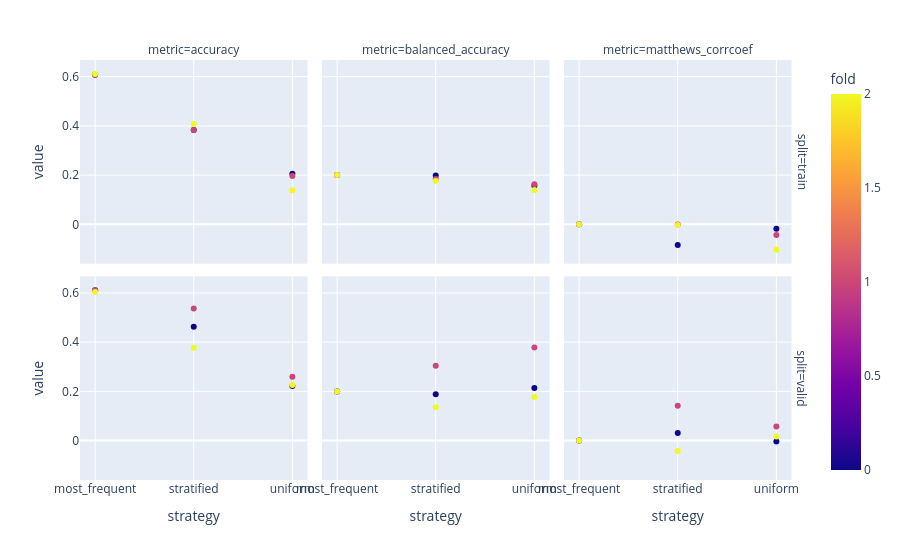

The code cell stored with this chart in its notebook:
### Markdown cell above
Graphically display scores.

### Code cell
import plotly.express as px
strategy_scores = strategy_results[strategy_results["metric"] != "confusion_matrix"]
px.scatter(strategy_scores, facet_col="metric", facet_row="split", x="strategy", y="value", color="fold")

### Figure 1 — Plotly figure (JSON) as saved in the notebook; plotly's stock layout.template omitted (floating-point values rounded to 4 significant figures)
{"data": [{"hovertemplate": "split=train<br>metric=accuracy<br>strategy=%{x}<br>value=%{y}<br>fold=%{marker.color}<extra></extra>", "legendgroup": "", "marker": {"color": [0, 1, 2, 0, 1, 2, 0, 1, 2], "coloraxis": "coloraxis", "symbol": "circle"}, "mode": "markers", "name": "", "orientation": "v", "showlegend": false, "type": "scatter", "x": ["most_frequent", "most_frequent", "most_frequent", "stratified", "stratified", "stratified", "uniform", "uniform", "uniform"], "xaxis": "x4", "y": [0.6075, 0.6075, 0.6111, 0.3832, 0.3832, 0.4074, 0.2056, 0.1963, 0.1389], "yaxis": "y4"}, {"hovertemplate": "split=train<br>metric=balanced_accuracy<br>strategy=%{x}<br>value=%{y}<br>fold=%{marker.color}<extra></extra>", "legendgroup": "", "marker": {"color": [0, 1, 2, 0, 1, 2, 0, 1, 2], "coloraxis": "coloraxis", "symbol": "circle"}, "mode": "markers", "name": "", "orientation": "v", "showlegend": false, "type": "scatter", "x": ["most_frequent", "most_frequent", "most_frequent", "stratified", "stratified", "stratified", "uniform", "uniform", "uniform"], "xaxis": "x5", "y": [0.2, 0.2, 0.2, 0.1979, 0.1845, 0.1758, 0.1563, 0.1627, 0.139], "yaxis": "y5"}, {"hovertemplate": "split=train<br>metric=matthews_corrcoef<br>strategy=%{x}<br>value=%{y}<br>fold=%{marker.color}<extra></extra>", "legendgroup": "", "marker": {"color": [0, 1, 2, 0, 1, 2, 0, 1, 2], "coloraxis": "coloraxis", "symbol": "circle"}, "mode": "markers", "name": "", "orientation": "v", "showlegend": false, "type": "scatter", "x": ["most_frequent", "most_frequent", "most_frequent", "stratified", "stratified", "stratified", "uniform", "uniform", "uniform"], "xaxis": "x6", "y": [0, 0, 0, -0.08393, -0.001155, -0.002624, -0.01793, -0.04395, -0.1035], "yaxis": "y6"}, {"hovertemplate": "split=valid<br>metric=accuracy<br>strategy=%{x}<br>value=%{y}<br>fold=%{marker.color}<extra></extra>", "legendgroup": "", "marker": {"color": [0, 1, 2, 0, 1, 2, 0, 1, 2], "coloraxis": "coloraxis", "symbol": "circle"}, "mode": "markers", "name": "", "orientation": "v", "showlegend": false, "type": "scatter", "x": ["most_frequent", "most_frequent", "most_frequent", "stratified", "stratified", "stratified", "uniform", "uniform", "uniform"], "xaxis": "x", "y": [0.6111, 0.6111, 0.6038, 0.463, 0.537, 0.3774, 0.2222, 0.2593, 0.2264], "yaxis": "y"}, {"hovertemplate": "split=valid<br>metric=balanced_accuracy<br>strategy=%{x}<br>value=%{y}<br>fold=%{marker.color}<extra></extra>", "legendgroup": "", "marker": {"color": [0, 1, 2, 0, 1, 2, 0, 1, 2], "coloraxis": "coloraxis", "symbol": "circle"}, "mode": "markers", "name": "", "orientation": "v", "showlegend": false, "type": "scatter", "x": ["most_frequent", "most_frequent", "most_frequent", "stratified", "stratified", "stratified", "uniform", "uniform", "uniform"], "xaxis": "x2", "y": [0.2, 0.2, 0.2, 0.1879, 0.3045, 0.1354, 0.2136, 0.3788, 0.1771], "yaxis": "y2"}, {"hovertemplate": "split=valid<br>metric=matthews_corrcoef<br>strategy=%{x}<br>value=%{y}<br>fold=%{marker.color}<extra></extra>", "legendgroup": "", "marker": {"color": [0, 1, 2, 0, 1, 2, 0, 1, 2], "coloraxis": "coloraxis", "symbol": "circle"}, "mode": "markers", "name": "", "orientation": "v", "showlegend": false, "type": "scatter", "x": ["most_frequent", "most_frequent", "most_frequent", "stratified", "stratified", "stratified", "uniform", "uniform", "uniform"], "xaxis": "x3", "y": [0, 0, 0, 0.03062, 0.1411, -0.04216, -0.004064, 0.0574, 0.01687], "yaxis": "y3"}], "layout": {"annotations": [{"font": {}, "showarrow": false, "text": "metric=accuracy", "x": 0.1567, "xanchor": "center", "xref": "paper", "y": 1, "yanchor": "bottom", "yref": "paper"}, {"font": {}, "showarrow": false, "text": "metric=balanced_accuracy", "x": 0.49, "xanchor": "center", "xref": "paper", "y": 1, "yanchor": "bottom", "yref": "paper"}, {"font": {}, "showarrow": false, "text": "metric=matthews_corrcoef", "x": 0.8233, "xanchor": "center", "xref": "paper", "y": 1, "yanchor": "bottom", "yref": "paper"}, {"font": {}, "showarrow": false, "text": "split=valid", "textangle": 90, "x": 0.98, "xanchor": "left", "xref": "paper", "y": 0.2425, "yanchor": "middle", "yref": "paper"}, {"font": {}, "showarrow": false, "text": "split=train", "textangle": 90, "x": 0.98, "xanchor": "left", "xref": "paper", "y": 0.7575, "yanchor": "middle", "yref": "paper"}], "coloraxis": {"colorbar": {"title": {"text": "fold"}}, "colorscale": [[0, "#0d0887"], [0.1111, "#46039f"], [0.2222, "#7201a8"], [0.3333, "#9c179e"], [0.4444, "#bd3786"], [0.5556, "#d8576b"], [0.6667, "#ed7953"], [0.7778, "#fb9f3a"], [0.8889, "#fdca26"], [1, "#f0f921"]]}, "legend": {"tracegroupgap": 0}, "margin": {"t": 60}, "xaxis": {"anchor": "y", "domain": [0, 0.3133], "title": {"text": "strategy"}}, "xaxis2": {"anchor": "y2", "domain": [0.3333, 0.6467], "matches": "x", "title": {"text": "strategy"}}, "xaxis3": {"anchor": "y3", "domain": [0.6667, 0.98], "matches": "x", "title": {"text": "strategy"}}, "xaxis4": {"anchor": "y4", "domain": [0, 0.3133], "matches": "x", "showticklabels": false}, "xaxis5": {"anchor": "y5", "domain": [0.3333, 0.6467], "matches": "x", "showticklabels": false}, "xaxis6": {"anchor": "y6", "domain": [0.6667, 0.98], "matches": "x", "showticklabels": false}, "yaxis": {"anchor": "x", "domain": [0, 0.485], "title": {"text": "value"}}, "yaxis2": {"anchor": "x2", "domain": [0, 0.485], "matches": "y", "showticklabels": false}, "yaxis3": {"anchor": "x3", "domain": [0, 0.485], "matches": "y", "showticklabels": false}, "yaxis4": {"anchor": "x4", "domain": [0.515, 1], "matches": "y", "title": {"text": "value"}}, "yaxis5": {"anchor": "x5", "domain": [0.515, 1], "matches": "y", "showticklabels": false}, "yaxis6": {"anchor": "x6", "domain": [0.515, 1], "matches": "y", "showticklabels": false}}}
